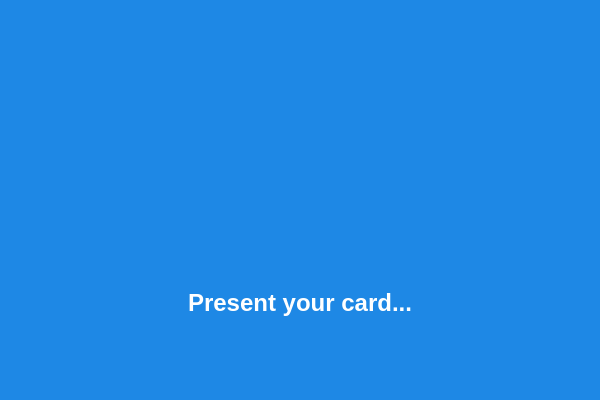
<?xml version="1.0" encoding="UTF-8"?>
<ui version="4.0">
 <class>ReaderWidget</class>
 <widget class="QWidget" name="ReaderWidget">
  <property name="geometry">
   <rect>
    <x>0</x>
    <y>0</y>
    <width>600</width>
    <height>400</height>
   </rect>
  </property>
  <property name="windowTitle">
   <string>Card Reader</string>
  </property>
  <property name="styleSheet">
   <string notr="true">QWidget {
    background-color: #1E88E5;
}</string>
  </property>
  <layout class="QVBoxLayout" name="verticalLayout">
   <item>
    <spacer name="verticalSpacer">
     <property name="orientation">
      <enum>Qt::Vertical</enum>
     </property>
     <property name="sizeHint" stdset="0">
      <size>
       <width>20</width>
       <height>40</height>
      </size>
     </property>
    </spacer>
   </item>
   <item alignment="Qt::AlignHCenter">
    <widget class="QLabel" name="animationLabel">
     <property name="minimumSize">
      <size>
       <width>200</width>
       <height>200</height>
      </size>
     </property>
     <property name="text">
      <string/>
     </property>
     <property name="alignment">
      <set>Qt::AlignCenter</set>
     </property>
     <property name="scaledContents">
      <bool>true</bool>
     </property>
    </widget>
   </item>
   <item alignment="Qt::AlignHCenter">
    <widget class="QLabel" name="statusLabel">
     <property name="font">
      <font>
       <pointsize>18</pointsize>
       <weight>75</weight>
       <bold>true</bold>
      </font>
     </property>
     <property name="styleSheet">
      <string notr="true">color: white;</string>
     </property>
     <property name="text">
      <string>Present your card...</string>
     </property>
     <property name="alignment">
      <set>Qt::AlignCenter</set>
     </property>
    </widget>
   </item>
   <item>
    <spacer name="verticalSpacer_2">
     <property name="orientation">
      <enum>Qt::Vertical</enum>
     </property>
     <property name="sizeHint" stdset="0">
      <size>
       <width>20</width>
       <height>40</height>
      </size>
     </property>
    </spacer>
   </item>
  </layout>
 </widget>
 <resources/>
 <connections/>
</ui>
